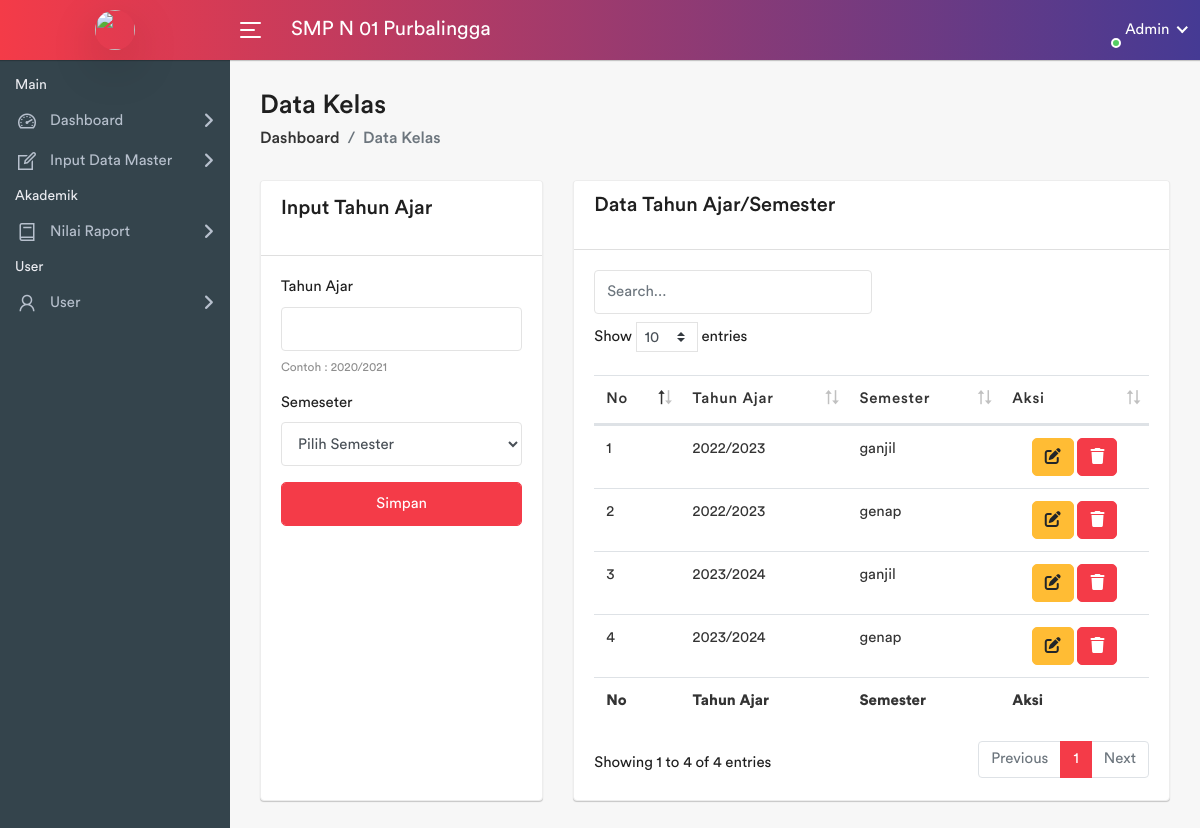
The page /pages/tahun-ajar/index.php (signed in) on the database its author committed.
### tables this page shows
CREATE TABLE `sekolah` (
  `sekolah_id` int(11) NOT NULL,
  `nama_sekolah` varchar(100) NOT NULL,
  `npsn` varchar(10) NOT NULL,
  `jenjang` varchar(10) NOT NULL,
  `status` varchar(10) NOT NULL,
  `alamat_sekolah` varchar(255) DEFAULT NULL,
  `tahun_berdiri` int(11) DEFAULT NULL,
  `akreditasi` varchar(10) DEFAULT NULL,
  `kepala_sekolah` varchar(100) DEFAULT NULL,
  `telepon_sekolah` varchar(15) DEFAULT NULL,
  `email_sekolah` varchar(50) DEFAULT NULL,
  `website_sekolah` varchar(100) DEFAULT NULL,
  `gambar` varchar(255) NOT NULL
);

CREATE TABLE `tahun_semester` (
  `tahun_semester_id` int(11) NOT NULL,
  `nama_tahun` varchar(20) NOT NULL,
  `nama_semester` varchar(10) NOT NULL
);

### pages/tahun-ajar/index.php (the view, shortened to what this page needs)
<?php
    require_once '../template/header.php';
    require_once '../template/sidebar.php';
?>
<div class="page-wrapper">
    <div class="content container-fluid">
        <div class="page-header">
            <div class="row">
                <div class="col-sm-12">
                    <h3 class="page-title">Data Kelas</h3>
                    <ul class="breadcrumb">
                        <li class="breadcrumb-item"><a href="../../<?=$_SESSION['mainurl']?>">Dashboard</a></li>
                        <li class="breadcrumb-item active">Data Kelas</li>
                    </ul>
                </div>
            </div>
        </div>
        <div class="row">
            <div class="col-sm-4 d-flex">
                <div class="card flex-fill">
                    <div class="card-header">
                        <div class="card-title">Input Tahun Ajar</div>
                    </div>
                    <div class="card-body">
                        <form action="proses.php" method="POST">
                            <div class="form-group">
                                <label for="tahun">Tahun Ajar</label>
                                <input class="form-control" type="text" name="tahun" id="tahun" maxlength="9" required
                                    pattern="[0-9]{4}/[0-9]{4}">
                                <small class="form-text text-muted">Contoh : 2020/2021</small>
                            </div>
                            <div class="form-group">
                                <label for="semester">Semeseter</label>
                                <select name="semester" id="semester" class="form-control" required>
                                    <option value="">Pilih Semester</option>
                                </select>
                            </div>
                            <div class="form-group">
                                <input id="submit" class="btn btn-primary form-control" type="submit" name="submit"
                                    value="Simpan">
                            </div>
                        </form>
                    </div>
                </div>
            </div>
            <div class="col-sm-8">
                <div class="card flex-fill">
                    <div class="card-header d-flex justify-content-between">
                        <h5 class="card-title">Data Tahun Ajar/Semester</h5>
                    </div>
                    <div class="card-body">
                        <input type="text" id="searchInput" placeholder="Search..." class="form-control col-6 mb-2">
                        <div class="table-responsive">
                            <table class="datatable table table-stripped mb-0">
                                <div class="table-responsive">
                                    <thead>
                                        <tr>
                                            <th>No</th>
                                            <th>Tahun Ajar</th>
                                            <th>Semester</th>
                                            <th>Aksi</th>
                                        </tr>
                                    </thead>
                                    <tfoot>
                                        <tr>
                                            <th>No</th>
                                            <th>Tahun Ajar</th>
                                            <th>Semester</th>
                                            <th>Aksi</th>
                                        </tr>
                                    </tfoot>
                                    <tbody>
                                        <?php
                                        $no = 1;
                                        $query = "Select * from tahun_semester";
                                        $result = mysqli_query($koneksi, $query);
                                        while ($row = mysqli_fetch_assoc($result)) {
                                        ?>
                                        <tr>
                                            <td><?= $no++ ?></td>
                                            <td><?= $row['nama_tahun'] ?></td>
                                            <td><?= $row['nama_semester'] ?></td>
                                            <td class="text-center">
                                                <a href="#" class="btn btn-warning" data-toggle="modal"
                                                    data-target="#editModal<?= $row['tahun_semester_id'] ?>"><i
                                                        class="fa fa-edit"></i></a>
                                                <a href="#" class="btn btn-primary" data-toggle="modal"
                                                    data-target="#deleteModal<?= $row['tahun_semester_id'] ?>"><i
                                                        class="fa fa-trash"></i></a>
                                            </td>
                                        </tr>
                                        <?php
                                        }
                                        ?>
                                    </tbody>
                                </div>
                            </table>
                        </div>
                    </div>
                </div>
            </div>
        </div>
    </div>
</div>
<?php
    require_once '../template/footer.php';

### pages/template/sidebar-admin.php (shortened to what this page needs)
<body>
    <div class="main-wrapper">
        <div class="header">
            <div class="header-left">
                <a href="../../<?=$_SESSION['mainurl']?>" class="logo">
                    <img src="<?=$_SESSION['foto']?>" width="40" height="40" alt="" class="rounded-circle shadow-lg">
                </a>
            </div>
            <a id="toggle_btn" href="javascript:void(0);">
                <span class="bar-icon">
                    <span></span>
                    <span></span>
                    <span></span>
                </span>
            </a>
            <?php
        $query = "SELECT nama_sekolah FROM sekolah";
        $result = mysqli_query($koneksi, $query);
        $data = mysqli_fetch_assoc($result);
        ?>
            <div class="page-title-box">
                <h3><?=$data['nama_sekolah']?></h3>
            </div>
            <ul class="nav user-menu">
                <li class="nav-item dropdown has-arrow main-drop">
                    <a href="#" class="dropdown-toggle nav-link" data-toggle="dropdown">
                        <span class="user-img"><img src="<?=$_SESSION['foto']?>" alt="">
                            <span class="status online"></span>
                        </span>
                        <span>Admin</span>
                    </a>
                </li>
            </ul>
        </div>
        <div class="sidebar" id="sidebar">
            <div class="sidebar-inner slimscroll">
                <div id="sidebar-menu" class="sidebar-menu">
                    <ul>
                        <li class="menu-title">
                            <span>Main</span>
                        </li>
                        <li class="submenu">
                            <a href="#"><i class="la la-dashboard"></i> <span> Dashboard</span> <span
                                    class="menu-arrow"></span></a>
                        </li>
                        <li class="submenu">
                            <a href="#"><i class="la la-edit"></i> <span> Input Data Master</span> <span
                                    class="menu-arrow"></span></a>
                        </li>
                        <li class="menu-title">
                            <span>Akademik</span>
                        </li>
                        <li class="submenu">
                            <a href="#"><i class="la la-book"></i> <span> Nilai Raport</span> <span
                                    class="menu-arrow"></span></a>
                        </li>
                        <li class="menu-title">
                            <span>User</span>
                        </li>
                        <li class="submenu">
                            <a href="#"><i class="la la-user"></i> <span> User </span> <span
                                    class="menu-arrow"></span></a>
                        </li>
                    </ul>
                </div>
            </div>
        </div>

### rows shown on the page
sekolah: nama_sekolah "SMP N 01 Purbalingga"
tahun_semester: nama_tahun "2022/2023", nama_semester "ganjil"
tahun_semester: nama_tahun "2022/2023", nama_semester "genap"
tahun_semester: nama_tahun "2023/2024", nama_semester "ganjil"
tahun_semester: nama_tahun "2023/2024", nama_semester "genap"
